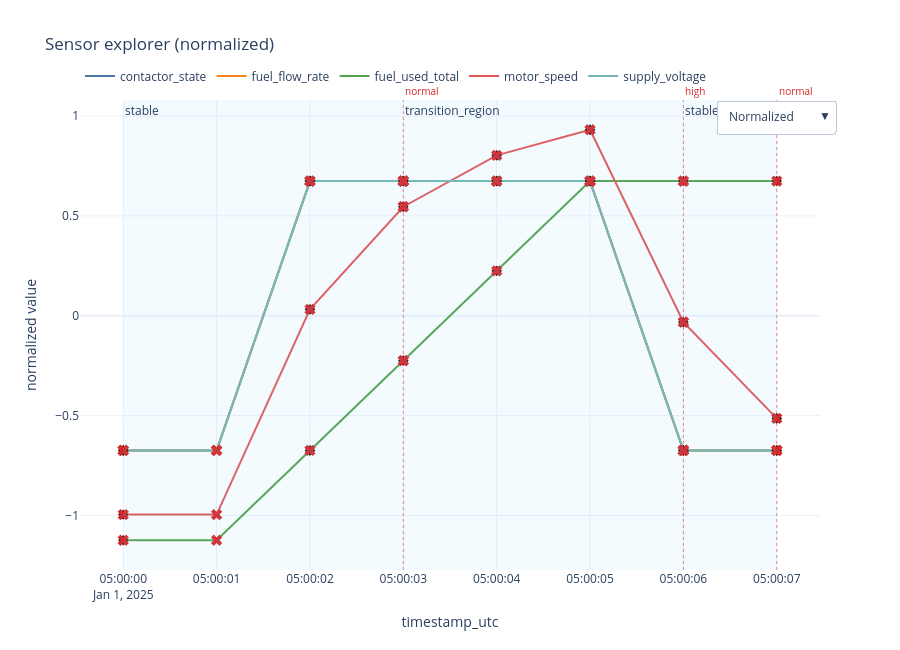

Notebook source saved alongside this figure:
### Code cell
sensor_explorer_figure = build_sensor_explorer_figure(explorer_dataset, EXPLORER_STATE)
sensor_explorer_figure

### Figure 1 — Plotly figure (JSON) as saved in the notebook; plotly's stock layout.template omitted (floating-point values rounded to 4 significant figures)
{"data": [{"customdata": [["SYS_POWER", "SUB_POWER", "MOD_SWITCH", "0", "0", "takeoff_climb", false], ["SYS_POWER", "SUB_POWER", "MOD_SWITCH", "0", "0", "takeoff_climb", false], ["SYS_POWER", "SUB_POWER", "MOD_SWITCH", "1", "1", "takeoff_climb", false], ["SYS_POWER", "SUB_POWER", "MOD_SWITCH", "1", "1", "takeoff_climb", false], ["SYS_POWER", "SUB_POWER", "MOD_SWITCH", "1", "1", "takeoff_climb", false], ["SYS_POWER", "SUB_POWER", "MOD_SWITCH", "1", "1", "takeoff_climb", false], ["SYS_POWER", "SUB_POWER", "MOD_SWITCH", "0", "0", "takeoff_climb", false], ["SYS_POWER", "SUB_POWER", "MOD_SWITCH", "0", "0", "takeoff_climb", false]], "hovertemplate": "parameter=%{fullData.name}<br>timestamp=%{x}<br>value=%{y}<br>system=%{customdata[0]}<br>subsystem=%{customdata[1]}<br>module=%{customdata[2]}<br><extra></extra>", "line": {"color": "#4c78a8", "width": 2}, "mode": "lines", "name": "contactor_state", "type": "scatter", "x": ["2025-01-01T05:00:00.000000000", "2025-01-01T05:00:01.000000000", "2025-01-01T05:00:02.000000000", "2025-01-01T05:00:03.000000000", "2025-01-01T05:00:04.000000000", "2025-01-01T05:00:05.000000000", "2025-01-01T05:00:06.000000000", "2025-01-01T05:00:07.000000000"], "y": [-0.6745, -0.6745, 0.6745, 0.6745, 0.6745, 0.6745, -0.6745, -0.6745]}, {"customdata": [["SYS_POWER", "SUB_POWER", "MOD_SOURCE", "0.0", "0.0", "takeoff_climb", false], ["SYS_POWER", "SUB_POWER", "MOD_SOURCE", "0.0", "0.0", "takeoff_climb", false], ["SYS_POWER", "SUB_POWER", "MOD_SOURCE", "2.0", "2.0", "takeoff_climb", false], ["SYS_POWER", "SUB_POWER", "MOD_SOURCE", "2.0", "2.0", "takeoff_climb", false], ["SYS_POWER", "SUB_POWER", "MOD_SOURCE", "2.0", "2.0", "takeoff_climb", false], ["SYS_POWER", "SUB_POWER", "MOD_SOURCE", "2.0", "2.0", "takeoff_climb", false], ["SYS_POWER", "SUB_POWER", "MOD_SOURCE", "0.0", "0.0", "takeoff_climb", false], ["SYS_POWER", "SUB_POWER", "MOD_SOURCE", "0.0", "0.0", "takeoff_climb", false]], "hovertemplate": "parameter=%{fullData.name}<br>timestamp=%{x}<br>value=%{y}<br>system=%{customdata[0]}<br>subsystem=%{customdata[1]}<br>module=%{customdata[2]}<br><extra></extra>", "line": {"color": "#f58518", "width": 2}, "mode": "lines", "name": "fuel_flow_rate", "type": "scatter", "x": ["2025-01-01T05:00:00.000000000", "2025-01-01T05:00:01.000000000", "2025-01-01T05:00:02.000000000", "2025-01-01T05:00:03.000000000", "2025-01-01T05:00:04.000000000", "2025-01-01T05:00:05.000000000", "2025-01-01T05:00:06.000000000", "2025-01-01T05:00:07.000000000"], "y": [-0.6745, -0.6745, 0.6745, 0.6745, 0.6745, 0.6745, -0.6745, -0.6745]}, {"customdata": [["SYS_FUEL", "SUB_FUEL", "MOD_TANK", "0.0", "0.0", "takeoff_climb", false], ["SYS_FUEL", "SUB_FUEL", "MOD_TANK", "0.0", "0.0", "takeoff_climb", false], ["SYS_FUEL", "SUB_FUEL", "MOD_TANK", "2.0", "2.0", "takeoff_climb", false], ["SYS_FUEL", "SUB_FUEL", "MOD_TANK", "4.0", "4.0", "takeoff_climb", false], ["SYS_FUEL", "SUB_FUEL", "MOD_TANK", "6.0", "6.0", "takeoff_climb", false], ["SYS_FUEL", "SUB_FUEL", "MOD_TANK", "8.0", "8.0", "takeoff_climb", false], ["SYS_FUEL", "SUB_FUEL", "MOD_TANK", "8.0", "8.0", "takeoff_climb", false], ["SYS_FUEL", "SUB_FUEL", "MOD_TANK", "8.0", "8.0", "takeoff_climb", false]], "hovertemplate": "parameter=%{fullData.name}<br>timestamp=%{x}<br>value=%{y}<br>system=%{customdata[0]}<br>subsystem=%{customdata[1]}<br>module=%{customdata[2]}<br><extra></extra>", "line": {"color": "#54a24b", "width": 2}, "mode": "lines", "name": "fuel_used_total", "type": "scatter", "x": ["2025-01-01T05:00:00.000000000", "2025-01-01T05:00:01.000000000", "2025-01-01T05:00:02.000000000", "2025-01-01T05:00:03.000000000", "2025-01-01T05:00:04.000000000", "2025-01-01T05:00:05.000000000", "2025-01-01T05:00:06.000000000", "2025-01-01T05:00:07.000000000"], "y": [-1.124, -1.124, -0.6745, -0.2248, 0.2248, 0.6745, 0.6745, 0.6745]}, {"customdata": [["SYS_POWER", "SUB_LOAD", "MOD_TARGET", "0.0", "0.0", "takeoff_climb", false], ["SYS_POWER", "SUB_LOAD", "MOD_TARGET", "0.0", "0.0", "takeoff_climb", false], ["SYS_POWER", "SUB_LOAD", "MOD_TARGET", "7.0", "7.0", "takeoff_climb", false], ["SYS_POWER", "SUB_LOAD", "MOD_TARGET", "10.5", "10.5", "takeoff_climb", false], ["SYS_POWER", "SUB_LOAD", "MOD_TARGET", "12.25", "12.25", "takeoff_climb", false], ["SYS_POWER", "SUB_LOAD", "MOD_TARGET", "13.125", "13.125", "takeoff_climb", false], ["SYS_POWER", "SUB_LOAD", "MOD_TARGET", "6.5625", "6.5625", "takeoff_climb", false], ["SYS_POWER", "SUB_LOAD", "MOD_TARGET", "3.28125", "3.28125", "takeoff_climb", false]], "hovertemplate": "parameter=%{fullData.name}<br>timestamp=%{x}<br>value=%{y}<br>system=%{customdata[0]}<br>subsystem=%{customdata[1]}<br>module=%{customdata[2]}<br><extra></extra>", "line": {"color": "#e45756", "width": 2}, "mode": "lines", "name": "motor_speed", "type": "scatter", "x": ["2025-01-01T05:00:00.000000000", "2025-01-01T05:00:01.000000000", "2025-01-01T05:00:02.000000000", "2025-01-01T05:00:03.000000000", "2025-01-01T05:00:04.000000000", "2025-01-01T05:00:05.000000000", "2025-01-01T05:00:06.000000000", "2025-01-01T05:00:07.000000000"], "y": [-0.9957, -0.9957, 0.03212, 0.546, 0.803, 0.9314, -0.03212, -0.5139]}, {"customdata": [["SYS_POWER", "SUB_POWER", "MOD_SOURCE", "0.0", "0.0", "takeoff_climb", false], ["SYS_POWER", "SUB_POWER", "MOD_SOURCE", "0.0", "0.0", "takeoff_climb", false], ["SYS_POWER", "SUB_POWER", "MOD_SOURCE", "28.0", "28.0", "takeoff_climb", false], ["SYS_POWER", "SUB_POWER", "MOD_SOURCE", "28.0", "28.0", "takeoff_climb", false], ["SYS_POWER", "SUB_POWER", "MOD_SOURCE", "28.0", "28.0", "takeoff_climb", false], ["SYS_POWER", "SUB_POWER", "MOD_SOURCE", "28.0", "28.0", "takeoff_climb", false], ["SYS_POWER", "SUB_POWER", "MOD_SOURCE", "0.0", "0.0", "takeoff_climb", false], ["SYS_POWER", "SUB_POWER", "MOD_SOURCE", "0.0", "0.0", "takeoff_climb", false]], "hovertemplate": "parameter=%{fullData.name}<br>timestamp=%{x}<br>value=%{y}<br>system=%{customdata[0]}<br>subsystem=%{customdata[1]}<br>module=%{customdata[2]}<br><extra></extra>", "line": {"color": "#72b7b2", "width": 2}, "mode": "lines", "name": "supply_voltage", "type": "scatter", "x": ["2025-01-01T05:00:00.000000000", "2025-01-01T05:00:01.000000000", "2025-01-01T05:00:02.000000000", "2025-01-01T05:00:03.000000000", "2025-01-01T05:00:04.000000000", "2025-01-01T05:00:05.000000000", "2025-01-01T05:00:06.000000000", "2025-01-01T05:00:07.000000000"], "y": [-0.6745, -0.6745, 0.6745, 0.6745, 0.6745, 0.6745, -0.6745, -0.6745]}, {"hovertemplate": "event=%{text}<br>timestamp=%{x}<extra></extra>", "marker": {"color": "#222222", "size": 8, "symbol": "diamond"}, "mode": "markers", "name": "contactor_state events", "showlegend": false, "text": ["slope_pos", "slope_pos", "slope_pos", "slope_pos", "slope_neg", "slope_neg", "state_enter", "transition", "transition"], "type": "scatter", "x": ["2025-01-01T05:00:02.000000000", "2025-01-01T05:00:03.000000000", "2025-01-01T05:00:04.000000000", "2025-01-01T05:00:05.000000000", "2025-01-01T05:00:06.000000000", "2025-01-01T05:00:07.000000000", "2025-01-01T05:00:00.000000000", "2025-01-01T05:00:02.000000000", "2025-01-01T05:00:06.000000000"], "y": [0.6745, 0.6745, 0.6745, 0.6745, -0.6745, -0.6745, -0.6745, 0.6745, -0.6745]}, {"hovertemplate": "event=%{text}<br>timestamp=%{x}<extra></extra>", "marker": {"color": "#222222", "size": 8, "symbol": "diamond"}, "mode": "markers", "name": "fuel_flow_rate events", "showlegend": false, "text": ["slope_pos", "slope_pos", "slope_pos", "slope_pos", "slope_neg", "slope_neg", "state_enter", "transition", "transition"], "type": "scatter", "x": ["2025-01-01T05:00:02.000000000", "2025-01-01T05:00:03.000000000", "2025-01-01T05:00:04.000000000", "2025-01-01T05:00:05.000000000", "2025-01-01T05:00:06.000000000", "2025-01-01T05:00:07.000000000", "2025-01-01T05:00:00.000000000", "2025-01-01T05:00:02.000000000", "2025-01-01T05:00:06.000000000"], "y": [0.6745, 0.6745, 0.6745, 0.6745, -0.6745, -0.6745, -0.6745, 0.6745, -0.6745]}, {"hovertemplate": "event=%{text}<br>timestamp=%{x}<extra></extra>", "marker": {"color": "#222222", "size": 8, "symbol": "diamond"}, "mode": "markers", "name": "fuel_used_total events", "showlegend": false, "text": ["slope_pos", "slope_pos", "slope_pos", "slope_pos", "slope_pos", "slope_pos", "state_enter", "transition", "transition", "transition", "transition"], "type": "scatter", "x": ["2025-01-01T05:00:02.000000000", "2025-01-01T05:00:03.000000000", "2025-01-01T05:00:04.000000000", "2025-01-01T05:00:05.000000000", "2025-01-01T05:00:06.000000000", "2025-01-01T05:00:07.000000000", "2025-01-01T05:00:00.000000000", "2025-01-01T05:00:02.000000000", "2025-01-01T05:00:03.000000000", "2025-01-01T05:00:04.000000000", "2025-01-01T05:00:05.000000000"], "y": [-0.6745, -0.2248, 0.2248, 0.6745, 0.6745, 0.6745, -1.124, -0.6745, -0.2248, 0.2248, 0.6745]}, {"hovertemplate": "event=%{text}<br>timestamp=%{x}<extra></extra>", "marker": {"color": "#222222", "size": 8, "symbol": "diamond"}, "mode": "markers", "name": "motor_speed events", "showlegend": false, "text": ["slope_pos", "slope_pos", "slope_pos", "slope_pos", "slope_neg", "slope_neg", "state_enter", "transition", "transition", "transition", "transition", "transition", "transition"], "type": "scatter", "x": ["2025-01-01T05:00:02.000000000", "2025-01-01T05:00:03.000000000", "2025-01-01T05:00:04.000000000", "2025-01-01T05:00:05.000000000", "2025-01-01T05:00:06.000000000", "2025-01-01T05:00:07.000000000", "2025-01-01T05:00:00.000000000", "2025-01-01T05:00:02.000000000", "2025-01-01T05:00:03.000000000", "2025-01-01T05:00:04.000000000", "2025-01-01T05:00:05.000000000", "2025-01-01T05:00:06.000000000", "2025-01-01T05:00:07.000000000"], "y": [0.03212, 0.546, 0.803, 0.9314, -0.03212, -0.5139, -0.9957, 0.03212, 0.546, 0.803, 0.9314, -0.03212, -0.5139]}, {"hovertemplate": "event=%{text}<br>timestamp=%{x}<extra></extra>", "marker": {"color": "#222222", "size": 8, "symbol": "diamond"}, "mode": "markers", "name": "supply_voltage events", "showlegend": false, "text": ["slope_pos", "slope_pos", "slope_pos", "slope_pos", "slope_neg", "slope_neg", "state_enter", "transition", "transition"], "type": "scatter", "x": ["2025-01-01T05:00:02.000000000", "2025-01-01T05:00:03.000000000", "2025-01-01T05:00:04.000000000", "2025-01-01T05:00:05.000000000", "2025-01-01T05:00:06.000000000", "2025-01-01T05:00:07.000000000", "2025-01-01T05:00:00.000000000", "2025-01-01T05:00:02.000000000", "2025-01-01T05:00:06.000000000"], "y": [0.6745, 0.6745, 0.6745, 0.6745, -0.6745, -0.6745, -0.6745, 0.6745, -0.6745]}, {"hovertemplate": "severity=%{text}<br>timestamp=%{x}<extra></extra>", "marker": {"color": "#d62728", "size": 10, "symbol": "x"}, "mode": "markers", "name": "contactor_state anomalies", "showlegend": false, "text": ["high", "high", "high", "high", "normal", "normal", "normal", "normal", "normal", "normal"], "type": "scatter", "x": ["2025-01-01T05:00:03.000000000", "2025-01-01T05:00:05.000000000", "2025-01-01T05:00:04.000000000", "2025-01-01T05:00:06.000000000", "2025-01-01T05:00:03.000000000", "2025-01-01T05:00:01.000000000", "2025-01-01T05:00:00.000000000", "2025-01-01T05:00:02.000000000", "2025-01-01T05:00:06.000000000", "2025-01-01T05:00:07.000000000"], "y": [0.6745, 0.6745, 0.6745, -0.6745, 0.6745, -0.6745, -0.6745, 0.6745, -0.6745, -0.6745]}, {"hovertemplate": "severity=%{text}<br>timestamp=%{x}<extra></extra>", "marker": {"color": "#d62728", "size": 10, "symbol": "x"}, "mode": "markers", "name": "fuel_flow_rate anomalies", "showlegend": false, "text": ["high", "high", "high", "high", "normal", "normal", "normal", "normal", "normal", "normal"], "type": "scatter", "x": ["2025-01-01T05:00:03.000000000", "2025-01-01T05:00:05.000000000", "2025-01-01T05:00:04.000000000", "2025-01-01T05:00:06.000000000", "2025-01-01T05:00:03.000000000", "2025-01-01T05:00:01.000000000", "2025-01-01T05:00:00.000000000", "2025-01-01T05:00:02.000000000", "2025-01-01T05:00:06.000000000", "2025-01-01T05:00:07.000000000"], "y": [0.6745, 0.6745, 0.6745, -0.6745, 0.6745, -0.6745, -0.6745, 0.6745, -0.6745, -0.6745]}, {"hovertemplate": "severity=%{text}<br>timestamp=%{x}<extra></extra>", "marker": {"color": "#d62728", "size": 10, "symbol": "x"}, "mode": "markers", "name": "fuel_used_total anomalies", "showlegend": false, "text": ["high", "high", "high", "high", "normal", "normal", "normal", "normal", "normal", "normal"], "type": "scatter", "x": ["2025-01-01T05:00:03.000000000", "2025-01-01T05:00:05.000000000", "2025-01-01T05:00:04.000000000", "2025-01-01T05:00:06.000000000", "2025-01-01T05:00:03.000000000", "2025-01-01T05:00:01.000000000", "2025-01-01T05:00:00.000000000", "2025-01-01T05:00:02.000000000", "2025-01-01T05:00:06.000000000", "2025-01-01T05:00:07.000000000"], "y": [-0.2248, 0.6745, 0.2248, 0.6745, -0.2248, -1.124, -1.124, -0.6745, 0.6745, 0.6745]}, {"hovertemplate": "severity=%{text}<br>timestamp=%{x}<extra></extra>", "marker": {"color": "#d62728", "size": 10, "symbol": "x"}, "mode": "markers", "name": "motor_speed anomalies", "showlegend": false, "text": ["high", "high", "high", "high", "normal", "normal", "normal", "normal", "normal", "normal"], "type": "scatter", "x": ["2025-01-01T05:00:03.000000000", "2025-01-01T05:00:05.000000000", "2025-01-01T05:00:04.000000000", "2025-01-01T05:00:06.000000000", "2025-01-01T05:00:03.000000000", "2025-01-01T05:00:01.000000000", "2025-01-01T05:00:00.000000000", "2025-01-01T05:00:02.000000000", "2025-01-01T05:00:06.000000000", "2025-01-01T05:00:07.000000000"], "y": [0.546, 0.9314, 0.803, -0.03212, 0.546, -0.9957, -0.9957, 0.03212, -0.03212, -0.5139]}, {"hovertemplate": "severity=%{text}<br>timestamp=%{x}<extra></extra>", "marker": {"color": "#d62728", "size": 10, "symbol": "x"}, "mode": "markers", "name": "supply_voltage anomalies", "showlegend": false, "text": ["high", "high", "high", "high", "normal", "normal", "normal", "normal", "normal", "normal"], "type": "scatter", "x": ["2025-01-01T05:00:03.000000000", "2025-01-01T05:00:05.000000000", "2025-01-01T05:00:04.000000000", "2025-01-01T05:00:06.000000000", "2025-01-01T05:00:03.000000000", "2025-01-01T05:00:01.000000000", "2025-01-01T05:00:00.000000000", "2025-01-01T05:00:02.000000000", "2025-01-01T05:00:06.000000000", "2025-01-01T05:00:07.000000000"], "y": [0.6745, 0.6745, 0.6745, -0.6745, 0.6745, -0.6745, -0.6745, 0.6745, -0.6745, -0.6745]}], "layout": {"annotations": [{"showarrow": false, "text": "stable", "x": "2025-01-01T05:00:00+00:00", "xanchor": "left", "xref": "x", "y": 1, "yanchor": "top", "yref": "y domain"}, {"showarrow": false, "text": "transition_region", "x": "2025-01-01T05:00:03+00:00", "xanchor": "left", "xref": "x", "y": 1, "yanchor": "top", "yref": "y domain"}, {"showarrow": false, "text": "stable", "x": "2025-01-01T05:00:06+00:00", "xanchor": "left", "xref": "x", "y": 1, "yanchor": "top", "yref": "y domain"}, {"font": {"color": "#d62728", "size": 10}, "showarrow": false, "text": "normal", "x": "2025-01-01T05:00:03+00:00", "xanchor": "left", "xref": "x", "y": 1, "yanchor": "bottom", "yref": "paper"}, {"font": {"color": "#d62728", "size": 10}, "showarrow": false, "text": "normal", "x": "2025-01-01T05:00:07+00:00", "xanchor": "left", "xref": "x", "y": 1, "yanchor": "bottom", "yref": "paper"}, {"font": {"color": "#d62728", "size": 10}, "showarrow": false, "text": "high", "x": "2025-01-01T05:00:06+00:00", "xanchor": "left", "xref": "x", "y": 1, "yanchor": "bottom", "yref": "paper"}], "height": 650, "hovermode": "x unified", "legend": {"orientation": "h", "x": 0, "xanchor": "left", "y": 1.02, "yanchor": "bottom"}, "shapes": [{"fillcolor": "LightSkyBlue", "line": {"width": 0}, "opacity": 0.09, "type": "rect", "x0": "2025-01-01T05:00:00+00:00", "x1": "2025-01-01T05:00:03+00:00", "xref": "x", "y0": 0, "y1": 1, "yref": "y domain"}, {"fillcolor": "LightSkyBlue", "line": {"width": 0}, "opacity": 0.09, "type": "rect", "x0": "2025-01-01T05:00:03+00:00", "x1": "2025-01-01T05:00:06+00:00", "xref": "x", "y0": 0, "y1": 1, "yref": "y domain"}, {"fillcolor": "LightSkyBlue", "line": {"width": 0}, "opacity": 0.09, "type": "rect", "x0": "2025-01-01T05:00:06+00:00", "x1": "2025-01-01T05:00:07+00:00", "xref": "x", "y0": 0, "y1": 1, "yref": "y domain"}, {"line": {"color": "#d62728", "dash": "dot", "width": 1}, "opacity": 0.5, "type": "line", "x0": "2025-01-01T05:00:03+00:00", "x1": "2025-01-01T05:00:03+00:00", "xref": "x", "y0": 0, "y1": 1, "yref": "paper"}, {"line": {"color": "#d62728", "dash": "dot", "width": 1}, "opacity": 0.5, "type": "line", "x0": "2025-01-01T05:00:07+00:00", "x1": "2025-01-01T05:00:07+00:00", "xref": "x", "y0": 0, "y1": 1, "yref": "paper"}, {"line": {"color": "#d62728", "dash": "dot", "width": 1}, "opacity": 0.5, "type": "line", "x0": "2025-01-01T05:00:06+00:00", "x1": "2025-01-01T05:00:06+00:00", "xref": "x", "y0": 0, "y1": 1, "yref": "paper"}], "title": {"text": "Sensor explorer (normalized)"}, "updatemenus": [{"buttons": [{"args": [{"title": "Sensor explorer (normalized)"}], "label": "Normalized", "method": "relayout"}, {"args": [{"title": "Sensor explorer (normalized)"}], "label": "Current Mode", "method": "relayout"}], "direction": "down", "showactive": true, "type": "dropdown", "x": 1.02, "y": 1}], "xaxis": {"title": {"text": "timestamp_utc"}}, "yaxis": {"title": {"text": "normalized value"}}}}
